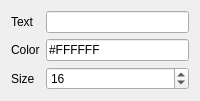
             <widget class="QWidget" name="titleTextPropertiesPage">
              <layout class="QFormLayout" name="titleTextPropertiesLayout">
               <item row="0" column="0">
                <widget class="QLabel" name="titleTextTextLabel">
                 <property name="text">
                  <string>Text</string>
                 </property>
                </widget>
               </item>
               <item row="0" column="1">
                <widget class="QLineEdit" name="titleTextEdit" />
               </item>
               <item row="1" column="0">
                <widget class="QLabel" name="titleTextColorLabel">
                 <property name="text">
                  <string>Color</string>
                 </property>
                </widget>
               </item>
               <item row="1" column="1">
                <widget class="QLineEdit" name="titleTextColorEdit">
                 <property name="text">
                  <string>#FFFFFF</string>
                 </property>
                </widget>
               </item>
               <item row="2" column="0">
                <widget class="QLabel" name="titleTextSizeLabel">
                 <property name="text">
                  <string>Size</string>
                 </property>
                </widget>
               </item>
               <item row="2" column="1">
                <widget class="QSpinBox" name="titleTextSizeSpin">
                 <property name="minimum">
                  <number>6</number>
                 </property>
                 <property name="maximum">
                  <number>96</number>
                 </property>
                 <property name="value">
                  <number>16</number>
                 </property>
                </widget>
               </item>
              </layout>
             </widget>
